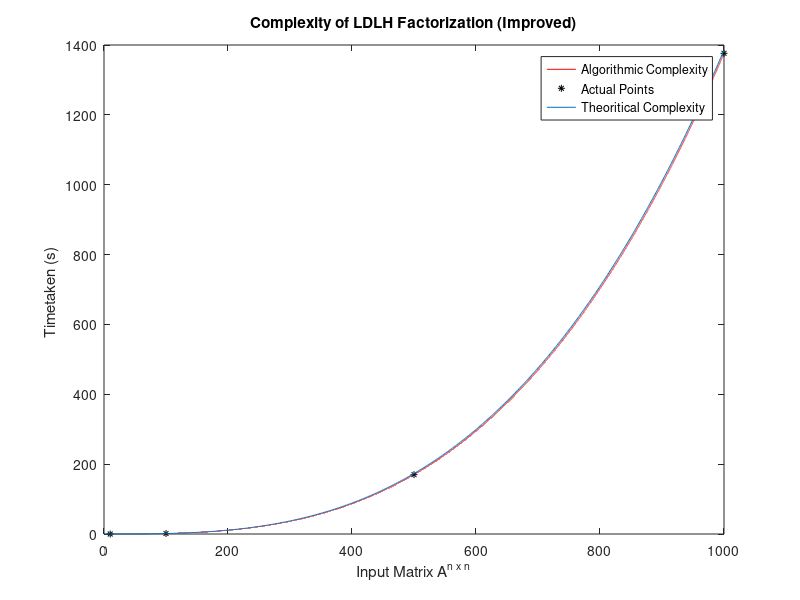

Write MATLAB code to recreate this figure.
clear; close all; clc;
tarr = [0.00579037299873811;1.39526137488197;169.959223738156;1376.18212587115];
n = [10;100;500;1000];

data = polyfit(n, tarr, 3);
minDim = min(n);
maxDim = max(n);
datax = [minDim: (maxDim-minDim)/100000:maxDim];
datay = polyval(data, datax);
plot(datax,datay, 'r');
hold on

plot(n, tarr, 'k*', 'MarkerSize', 5);

n = 1:1000;
f = 2*(n.^3)/3;
f = f*(2078e-9);

plot(n, f);
title('Complexity of LDLH Factorization (Improved)');
xlabel('Input Matrix A^{n x n}');
ylabel('Timetaken (s) ');
legend('Algorithmic Complexity', 'Actual Points ', 'Theoritical Complexity');